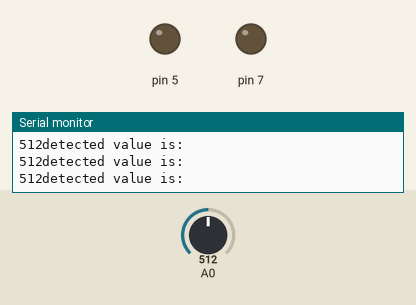
Bench run of a sketch on a simulated Arduino Uno, built with avr-gcc and run on an emulated ATmega328P. On the bench: output pins drawn as LEDs (lit = HIGH), the last lines printed to the serial monitor. The test bench sets the inputs (shaded band); at power-on: A0 = 512.

Above: at 1.2 s.
1.3 s: A0 set to 588
2.8 s: A0 set to 616
At 3.2 s:
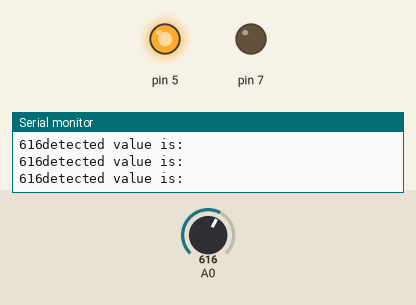
4.3 s: A0 set to 683
7.3 s: A0 set to 719
At 7.7 s:
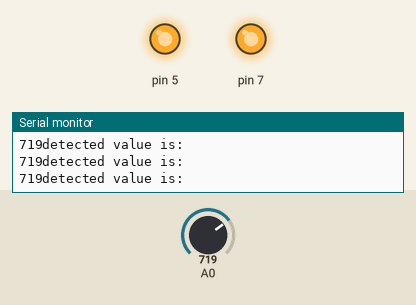
8.8 s: A0 set to 690
At 10.3 s:
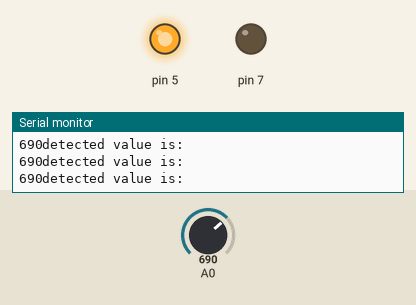
11.8 s: A0 set to 710
At 12.2 s:
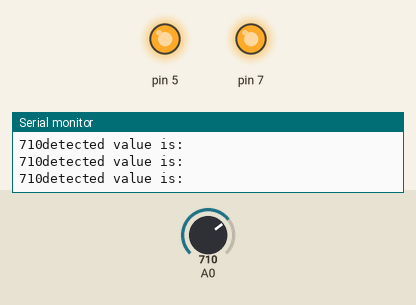
Timing chart, 0 to 14.8 s (numbered marks = the images above; inputs shaded):
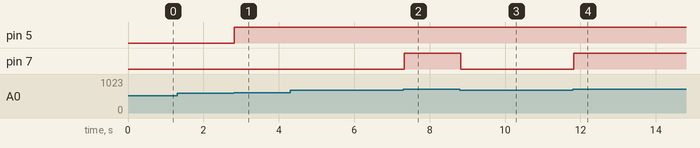

Measured:
- the behaviour switches between 599 and 600 on A0 (found by bisection; images 0 and 1)
- the behaviour switches between 700 and 701 on A0 (found by bisection; images 1 and 2)
- after the input at 2.8 s, pin 5: LOW → HIGH at once
- after the input at 7.3 s, pin 7: LOW → HIGH at once
- after the input at 8.8 s, pin 7: HIGH → LOW at once
- after the input at 11.8 s, pin 7: LOW → HIGH at once

The sketch:

lab2a.ino
```cpp
// C++ code
//
int sensor=0;
void setup()
{
  pinMode(A0, INPUT);
  pinMode(5, OUTPUT);
  pinMode(7, OUTPUT);
 Serial.begin(9600);
}

void loop()
{
  sensor=analogRead(A0);
  Serial.println("detected value is:");

if(sensor>=600){
  digitalWrite(5,HIGH);
}
else{
  digitalWrite(5,LOW);
}
    Serial.print(sensor);
  if(sensor>700){
    digitalWrite(7,HIGH);
  }
  else{
    digitalWrite(7,LOW);
  }
  delay(10);
}
 
```
